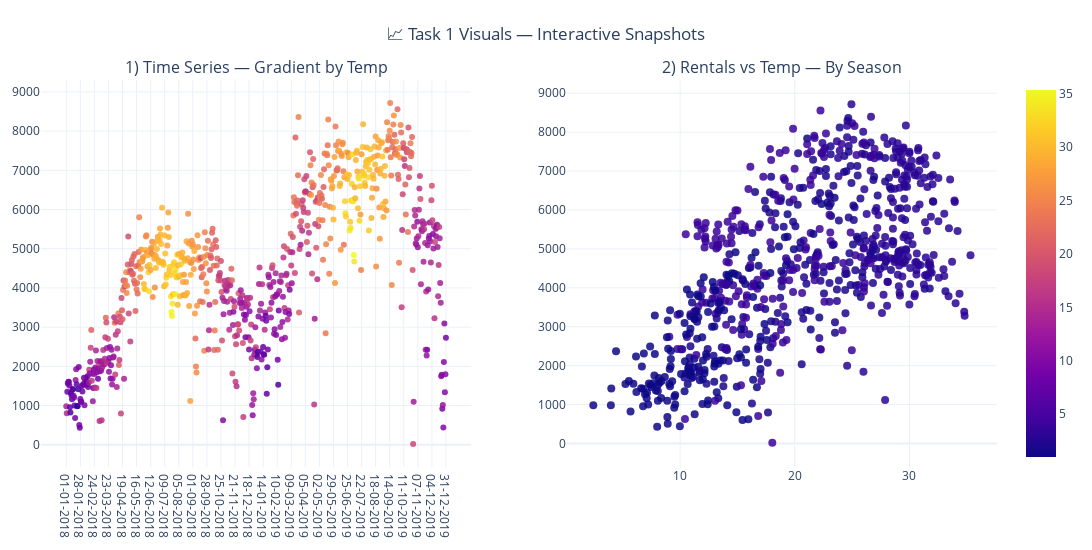

Here is the notebook cell this chart was saved with:
### Markdown cell above
### 📂 Task 1 — Import Libraries & Load Dataset (🔹 Question 1)

**Objective:** Import essential libraries and load the `day.csv` dataset into a DataFrame. Provide a clean, corporate-ready preview (first rows, shape, dtypes, null checks) and small interactive visual snapshots.

### 🔹 Subtasks
1. Import important libraries (Plotly, pandas, statsmodels, etc.).  
2. Load `day.csv` (parse `dteday` as datetime). Use robust path fallback logic.  
3. Display the first 8 rows in a polished table.  
4. Print: dataset shape, column dtypes, null-counts, duplicate rows.  
5. Provide a short categorical summary (unique values for `season`, `weathersit`, `yr`, `mnth`, `weekday`).  
6. Create **side-by-side interactive visuals** (Time series of `cnt` and Count vs Temp) with **gradient color mix**, hover templates, legends, and save HTML/PNG artifacts for GitHub/LinkedIn.

> **NOTE (Important):** Keep cells focused. Code cell does only what's asked above. Markdown cell immediately following must contain observations/insights in business language.

### Code cell
# ==============================
# 📂 Task 1 — Data Load & Initial Visuals (Enhanced Corporate Visuals)
# ==============================

import pandas as pd
import plotly.express as px
import plotly.graph_objects as go
from plotly.subplots import make_subplots
from pathlib import Path

# --- 1️⃣ Robust Path Resolution ---
candidate_paths = [
    r'G:\Github Assignments Data\Linear Regression Machine Learning Project\day.csv',
    'day.csv',
    '/mnt/data/day.csv',
    './day.csv'
]
DATA_PATH = next((p for p in candidate_paths if Path(p).exists()), None)
if DATA_PATH is None:
    raise FileNotFoundError("❌ Could not find 'day.csv'. Please update candidate paths.")

# --- 2️⃣ Load Dataset ---
df = pd.read_csv(DATA_PATH, parse_dates=['dteday'])
print(f"✅ Loaded dataset from: {DATA_PATH}")
print(f"🔢 Shape: {df.shape}\n")

# --- 3️⃣ Basic Integrity Checks ---
print("📋 Column Data Types:")
display(df.dtypes)

print("\n🔍 Missing Values per Column:")
missing = df.isna().sum().reset_index()
missing.columns = ['Column', 'Missing Count']
display(missing)

print(f"\n📑 Duplicate Rows: {df.duplicated().sum()}")

# --- 4️⃣ Categorical Summary ---
cat_cols = ['season', 'weathersit', 'yr', 'mnth', 'weekday', 'holiday', 'workingday']
print("\n🗂️ Categorical Feature Summary:")
for c in cat_cols:
    if c in df.columns:
        print(f"   • {c}: {sorted(df[c].unique().tolist())}")

# --- 5️⃣ Medium-Sized Styled Preview Table (First 10 Rows) ---
preview_df = df.head(10)

styled_preview = (
    preview_df.style
    .set_table_styles(
        [
            # Header style
            {'selector': 'th', 'props': [
                ('background-color', '#1f4e79'),  # Dark blue
                ('color', 'white'),
                ('text-align', 'center'),
                ('font-size', '10pt'),        # slightly bigger than compact
                ('padding', '6px'),           # more breathing room
                ('max-width', '100px'),       # allow a bit more width
                ('white-space', 'normal')     # wrap text if needed
            ]},
            # Data cell style
            {'selector': 'td', 'props': [
                ('background-color', '#d9eaf7'),  # Light blue
                ('text-align', 'center'),
                ('font-size', '9.5pt'),       # slightly bigger
                ('padding', '5px'),
                ('max-width', '100px'),
                ('white-space', 'normal')
            ]},
            # Caption style
            {'selector': 'caption', 'props': [
                ('caption-side', 'top'),
                ('font-size', '12pt'),
                ('font-weight', 'bold'),
                ('color', '#1f4e79'),
                ('padding', '3px')
            ]}
        ]
    )
    .set_properties(**{'text-align': 'center'})
    .set_caption("📋 First 10 Rows — Medium Size (Fits on Screen)")
)

display(styled_preview)

# --- 6️⃣ Interactive Visuals ---
# Time Series — Rentals over Time (Gradient by Temp)
ts = px.scatter(
    df, x='dteday', y='cnt',
    color='temp', color_continuous_scale='Turbo',
    labels={'dteday': 'Date', 'cnt': 'Total Rentals', 'temp': 'Normalized Temp'},
    title='Daily Rentals Over Time (Gradient by Temp)'
)
ts.update_traces(
    marker=dict(size=6, opacity=0.85),
    hovertemplate="📅 Date: %{x|%Y-%m-%d}<br>🚲 Rentals: %{y}<br>🌡 Temp: %{marker.color:.3f}<extra></extra>"
)

# Scatter — Rentals vs Temp (Colored by Season)
scatter = px.scatter(
    df, x='temp', y='cnt', color='season',
    labels={'temp': 'Normalized Temp', 'cnt': 'Total Rentals', 'season': 'Season'},
    title='Total Rentals vs Temperature (By Season)',
    color_discrete_sequence=px.colors.sequential.Viridis
)
scatter.update_traces(
    marker=dict(size=8, opacity=0.85),
    hovertemplate="🌡 Temp: %{x:.3f}<br>🚲 Rentals: %{y}<br>📅 Season: %{marker.color}<extra></extra>"
)

# --- 7️⃣ Combine into Side-by-Side Layout ---
fig = make_subplots(
    rows=1, cols=2,
    subplot_titles=("1) Time Series — Gradient by Temp", "2) Rentals vs Temp — By Season"),
    specs=[[{'type': 'scatter'}, {'type': 'scatter'}]]
)
for t in ts.data:
    fig.add_trace(t, row=1, col=1)
for t in scatter.data:
    fig.add_trace(t, row=1, col=2)

fig.update_layout(
    height=550,
    width=1200,
    template='plotly_white',
    title_text="📈 Task 1 Visuals — Interactive Snapshots",
    title_x=0.5,
    legend=dict(title='Legend', orientation='h', yanchor='bottom', y=1.02, xanchor='left', x=0.01),
    margin=dict(l=40, r=20, t=80, b=40)
)

fig.show()

### Figure 1 — Plotly figure (JSON) as saved in the notebook; plotly's stock layout.template omitted (floating-point values rounded to 4 significant figures; data arrays with more than 128 entries replaced by an {"elided": "..."} marker saying what was removed)
{"data": [{"hovertemplate": "📅 Date: %{x|%Y-%m-%d}<br>🚲 Rentals: %{y}<br>🌡 Temp: %{marker.color:.3f}<extra></extra>", "legendgroup": "", "marker": {"color": {"elided": "730 float values"}, "coloraxis": "coloraxis", "opacity": 0.85, "size": 6, "symbol": "circle"}, "mode": "markers", "name": "", "orientation": "v", "showlegend": false, "type": "scatter", "x": {"elided": "730 str values"}, "xaxis": "x", "y": {"elided": "730 int values"}, "yaxis": "y"}, {"hovertemplate": "🌡 Temp: %{x:.3f}<br>🚲 Rentals: %{y}<br>📅 Season: %{marker.color}<extra></extra>", "legendgroup": "", "marker": {"color": {"elided": "730 int values"}, "coloraxis": "coloraxis", "opacity": 0.85, "size": 8, "symbol": "circle"}, "mode": "markers", "name": "", "orientation": "v", "showlegend": false, "type": "scatter", "x": {"elided": "730 float values"}, "xaxis": "x2", "y": {"elided": "730 int values"}, "yaxis": "y2"}], "layout": {"annotations": [{"font": {"size": 16}, "showarrow": false, "text": "1) Time Series — Gradient by Temp", "x": 0.225, "xanchor": "center", "xref": "paper", "y": 1, "yanchor": "bottom", "yref": "paper"}, {"font": {"size": 16}, "showarrow": false, "text": "2) Rentals vs Temp — By Season", "x": 0.775, "xanchor": "center", "xref": "paper", "y": 1, "yanchor": "bottom", "yref": "paper"}], "height": 550, "legend": {"orientation": "h", "title": {"text": "Legend"}, "x": 0.01, "xanchor": "left", "y": 1.02, "yanchor": "bottom"}, "margin": {"b": 40, "l": 40, "r": 20, "t": 80}, "title": {"text": "📈 Task 1 Visuals — Interactive Snapshots", "x": 0.5}, "width": 1200, "xaxis": {"anchor": "y", "domain": [0, 0.45]}, "xaxis2": {"anchor": "y2", "domain": [0.55, 1]}, "yaxis": {"anchor": "x", "domain": [0, 1]}, "yaxis2": {"anchor": "x2", "domain": [0, 1]}}}
